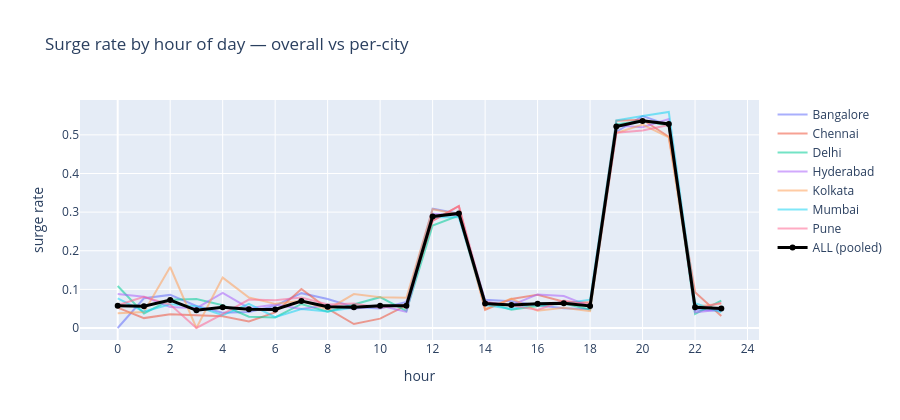

Source (notebook cell):
### Code cell
# Surge rate by hour — overall and per-city
surge_hr_city = df.groupby(['hour', 'city']).surge_applied.mean().unstack()

fig = go.Figure()
for c in surge_hr_city.columns:
    fig.add_trace(go.Scatter(x=surge_hr_city.index, y=surge_hr_city[c],
                             mode='lines', name=c, opacity=0.55))
fig.add_trace(go.Scatter(x=surge_by_hour.index, y=surge_by_hour.values,
                         mode='lines+markers', name='ALL (pooled)',
                         line=dict(color='black', width=3)))
fig.update_layout(title='Surge rate by hour of day — overall vs per-city',
                  xaxis_title='hour', yaxis_title='surge rate',
                  height=420)
fig.update_xaxes(dtick=2)
fig.write_html(FIG_DIR / '01_surge_by_hour.html', include_plotlyjs='cdn')
fig.show()

### Figure 1 — Plotly figure (JSON) as saved in the notebook; plotly's stock layout.template omitted (floating-point values rounded to 4 significant figures)
{"data": [{"mode": "lines", "name": "Bangalore", "opacity": 0.55, "type": "scatter", "x": [0, 1, 2, 3, 4, 5, 6, 7, 8, 9, 10, 11, 12, 13, 14, 15, 16, 17, 18, 19, 20, 21, 22, 23], "y": [0.0, 0.07692, 0.08571, 0.05714, 0.03947, 0.04167, 0.05727, 0.09016, 0.07514, 0.05455, 0.05046, 0.0677, 0.309, 0.2962, 0.07294, 0.06897, 0.05863, 0.05097, 0.04866, 0.5081, 0.5484, 0.5259, 0.04728, 0.04444]}, {"mode": "lines", "name": "Chennai", "opacity": 0.55, "type": "scatter", "x": [0, 1, 2, 3, 4, 5, 6, 7, 8, 9, 10, 11, 12, 13, 14, 15, 16, 17, 18, 19, 20, 21, 22, 23], "y": [0.05263, 0.02564, 0.03571, 0.03226, 0.0303, 0.01695, 0.0404, 0.1008, 0.05031, 0.01026, 0.02415, 0.05882, 0.2778, 0.3159, 0.04721, 0.07538, 0.08589, 0.06818, 0.0659, 0.5365, 0.5392, 0.4952, 0.09278, 0.03125]}, {"mode": "lines", "name": "Delhi", "opacity": 0.55, "type": "scatter", "x": [0, 1, 2, 3, 4, 5, 6, 7, 8, 9, 10, 11, 12, 13, 14, 15, 16, 17, 18, 19, 20, 21, 22, 23], "y": [0.1087, 0.03774, 0.07317, 0.075, 0.05882, 0.02941, 0.02721, 0.06218, 0.04215, 0.06102, 0.07977, 0.04404, 0.2653, 0.2909, 0.06716, 0.04747, 0.05668, 0.06333, 0.04792, 0.5274, 0.5365, 0.5242, 0.03623, 0.07071]}, {"mode": "lines", "name": "Hyderabad", "opacity": 0.55, "type": "scatter", "x": [0, 1, 2, 3, 4, 5, 6, 7, 8, 9, 10, 11, 12, 13, 14, 15, 16, 17, 18, 19, 20, 21, 22, 23], "y": [0.08824, 0.08108, 0.05405, 0.05128, 0.09091, 0.05128, 0.06061, 0.04908, 0.05882, 0.04955, 0.05822, 0.04179, 0.2955, 0.2916, 0.06709, 0.05882, 0.08696, 0.08268, 0.05605, 0.5244, 0.5197, 0.5412, 0.04049, 0.04762]}, {"mode": "lines", "name": "Kolkata", "opacity": 0.55, "type": "scatter", "x": [0, 1, 2, 3, 4, 5, 6, 7, 8, 9, 10, 11, 12, 13, 14, 15, 16, 17, 18, 19, 20, 21, 22, 23], "y": [0.03846, 0.04167, 0.1579, 0.0, 0.1304, 0.07895, 0.0625, 0.0708, 0.048, 0.08784, 0.07975, 0.07821, 0.3075, 0.2941, 0.04891, 0.07634, 0.04444, 0.05224, 0.04348, 0.5045, 0.5267, 0.4936, 0.0559, 0.0625]}, {"mode": "lines", "name": "Mumbai", "opacity": 0.55, "type": "scatter", "x": [0, 1, 2, 3, 4, 5, 6, 7, 8, 9, 10, 11, 12, 13, 14, 15, 16, 17, 18, 19, 20, 21, 22, 23], "y": [0.07692, 0.04255, 0.06122, 0.05634, 0.03333, 0.0625, 0.02825, 0.04898, 0.04281, 0.05319, 0.05556, 0.05882, 0.2871, 0.2865, 0.05945, 0.04938, 0.06269, 0.06377, 0.07333, 0.5375, 0.5486, 0.5592, 0.06425, 0.04065]}, {"mode": "lines", "name": "Pune", "opacity": 0.55, "type": "scatter", "x": [0, 1, 2, 3, 4, 5, 6, 7, 8, 9, 10, 11, 12, 13, 14, 15, 16, 17, 18, 19, 20, 21, 22, 23], "y": [0.05882, 0.08108, 0.06061, 0.0, 0.03571, 0.07353, 0.07207, 0.07914, 0.06098, 0.06373, 0.05263, 0.06107, 0.2772, 0.3155, 0.06714, 0.05856, 0.04688, 0.07109, 0.06039, 0.5057, 0.5112, 0.5257, 0.04902, 0.06557]}, {"line": {"color": "black", "width": 3}, "mode": "lines+markers", "name": "ALL (pooled)", "type": "scatter", "x": [0, 1, 2, 3, 4, 5, 6, 7, 8, 9, 10, 11, 12, 13, 14, 15, 16, 17, 18, 19, 20, 21, 22, 23], "y": [0.05769, 0.05629, 0.0722, 0.04575, 0.05397, 0.04862, 0.04807, 0.0699, 0.05485, 0.0537, 0.05737, 0.05768, 0.2888, 0.2967, 0.06356, 0.05986, 0.06305, 0.06386, 0.05702, 0.5215, 0.5362, 0.5282, 0.05368, 0.05049]}], "layout": {"height": 420, "title": {"text": "Surge rate by hour of day — overall vs per-city"}, "xaxis": {"dtick": 2, "title": {"text": "hour"}}, "yaxis": {"title": {"text": "surge rate"}}}}
